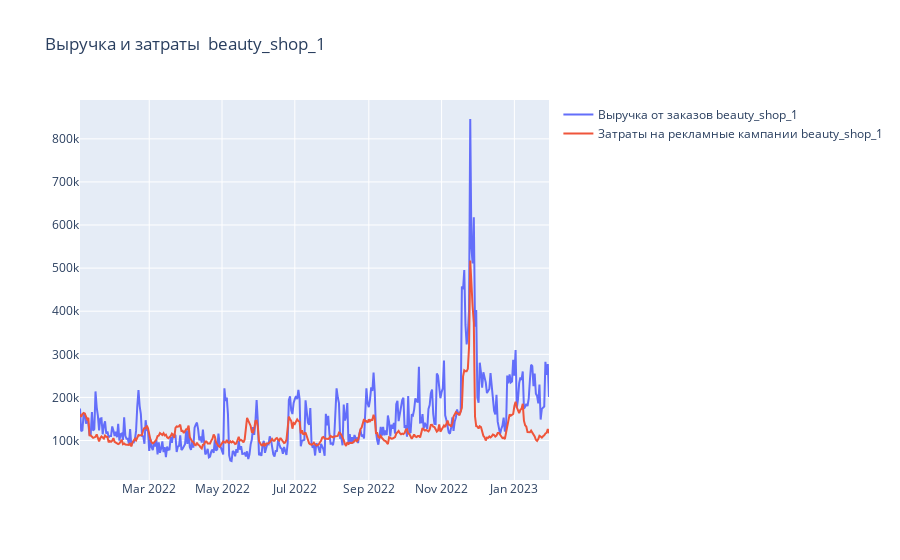

Here is the notebook cell this chart was saved with:
### Code cell
import plotly.graph_objects as go
fig = go.Figure()
data_mmm_shop_1 = data_mmm[data_mmm['provider_account'] == 'beauty_shop_1']
data_mmm_shop_2 = data_mmm[data_mmm['provider_account'] == 'beauty_shop_2']

fig.add_trace(go.Scatter(mode='lines',x=data_mmm_shop_1['event_date'], 
                                      y=data_mmm_shop_1['total_price_usd'], name=f'Выручка от заказов beauty_shop_1'))

fig.add_trace(go.Scatter(mode='lines',x=data_mmm_shop_1['event_date'], 
                                      y=data_mmm_shop_2['spendings'], name=f'Затраты на рекламные кампании beauty_shop_1'))

fig.update_layout(title='Выручка и затраты  beauty_shop_1')
fig.show()

### Figure 1 — Plotly figure (JSON) as saved in the notebook; plotly's stock layout.template omitted (floating-point values rounded to 4 significant figures; data arrays with more than 128 entries replaced by an {"elided": "..."} marker saying what was removed)
{"data": [{"mode": "lines", "name": "Выручка от заказов beauty_shop_1", "type": "scatter", "x": {"elided": "394 str values"}, "y": {"elided": "394 float values"}}, {"mode": "lines", "name": "Затраты на рекламные кампании beauty_shop_1", "type": "scatter", "x": {"elided": "394 str values"}, "y": {"elided": "394 float values"}}], "layout": {"title": {"text": "Выручка и затраты  beauty_shop_1"}}}
